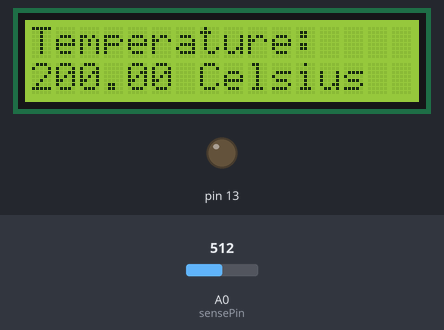
The sketch below on a simulated Arduino Uno, built with avr-gcc and run on an emulated ATmega328P. Shown: 16×2 character LCD, output pins drawn as LEDs (lit = HIGH). The test bench sets the inputs (shaded band); at power-on: A0 (sensePin) = 512.

Above: at 1.2 s.
1.3 s: A0 (sensePin) set to 315
At 2.5 s:
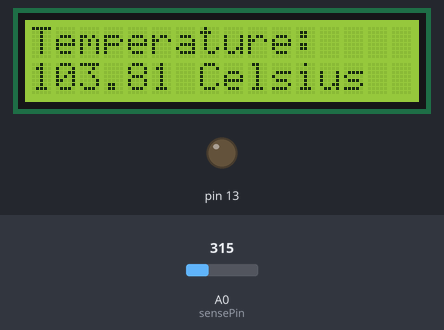
2.8 s: A0 (sensePin) set to 290
At 3.7 s:
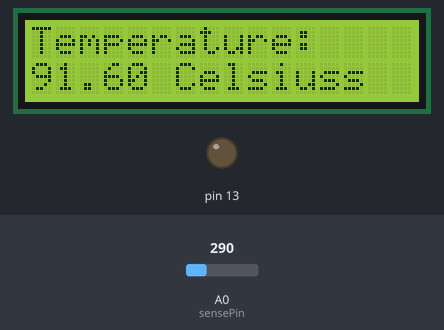
4.3 s: A0 (sensePin) set to 131
At 4.9 s:
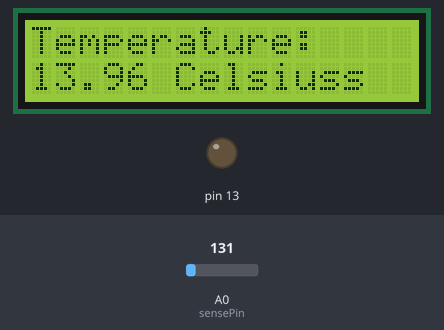
5.8 s: A0 (sensePin) set to 111
At 7.2 s:
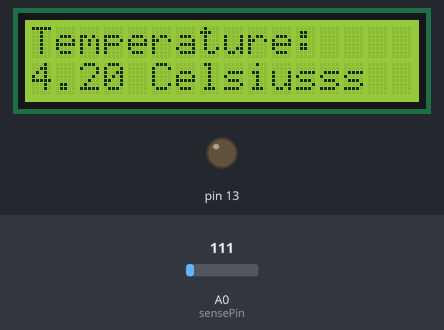
Timing chart, 0 to 8.3 s (numbered marks = the images above; inputs shaded):
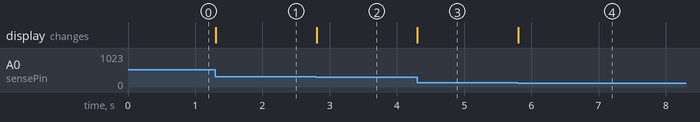

Measured:
- the behaviour switches between 308 and 307 on A0 (sensePin) (found by bisection; images 1 and 2)
- the behaviour switches between 123 and 122 on A0 (sensePin) (found by bisection; images 3 and 4)
- after the input at 1.3 s, the display: changes at once (image 1)
- after the input at 2.8 s, the display: changes at once (image 2)
- after the input at 4.3 s, the display: changes at once (image 3)
- after the input at 5.8 s, the display: changes at once (image 4)

The sketch:

5._Display_temperature_sensor_reading_on_LCD.ino
```cpp
#include <LiquidCrystal.h>
LiquidCrystal lcd(12, 11, 5, 4, 3, 2);
int sensePin = A0;
int sensorInput;
double temp;
void setup()
{
  pinMode(13, OUTPUT);
  lcd.begin(16, 2);
  Serial.begin(9600);
}

void loop()
{
  lcd.setCursor(0, 0);
  sensorInput = analogRead(A0);
  temp = (double)sensorInput / 1024;
  temp = temp * 5;
  temp = temp - 0.5;
  temp = temp * 100;
  lcd.print("Temperature: ");
  lcd.setCursor(0, 1);
  lcd.print(temp);
  lcd.print(" Celsius");
}
```
